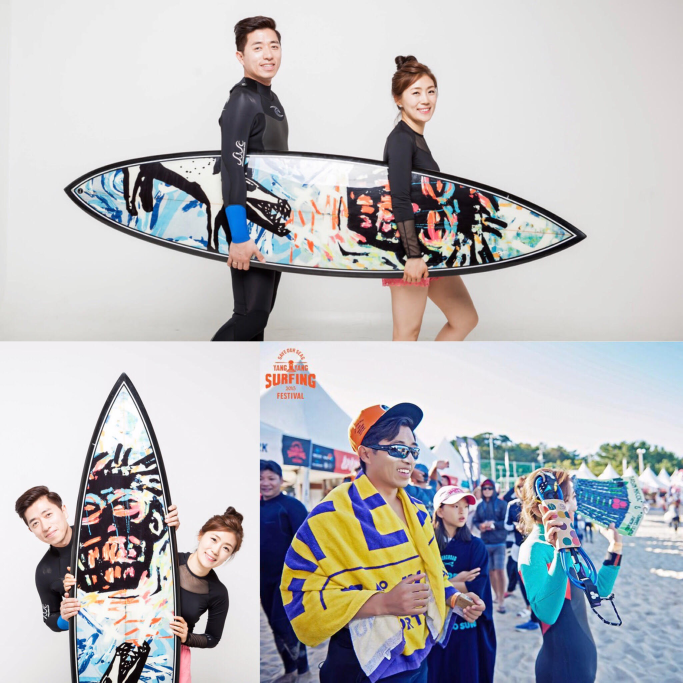
#> input picture en (Todo)/_packages/pillow/surfing_couple.jpg, 2048 x 2048 px (shown at 1/3 size)
$ python pillow_tutorial-using_the_image_class.py
#> lines starting #> are read from the running program, lines starting #| are printed output that depends on the picture
#!/usr/bin/env python3
# -*- coding: utf-8 -*-
"""
pillow_tutorial-using_the_image_class.py

Pillow Docs > Handbook > Tutorial > Using the Image class
  Pillow 6.0.0
  https://pypi.org/project/Pillow/

  Handbook
  https://pillow.readthedocs.io/en/latest/handbook/index.html

  Tutorial > Using the Image class
  https://pillow.readthedocs.io/en/latest/handbook/tutorial.html
---
Pillow is the friendly PIL fork.
PIL stands for Python Imaging Library.

Installation
  $ sudo pip3 install Pillow

"""
from PIL import Image

im = Image.open("surfing_couple.jpg")
#> im is the input picture: PIL image 2048x2048 RGB; mean R, G, B 185.2, 184.8, 187.8
print( im.format, im.size, im.mode )
#| JPEG (2048, 2048) RGB
#JPEG (2048, 2048) RGB
im.show()

# The standard version of show() is not very efficient,
#   since it saves the image to a temporary file and
#   calls a utility to display the image.
# If you don’t have an appropriate utility installed, it won’t even work.
# When it does work though, it is very handy for debugging and tests.

# Simple geometry transforms
out = im.resize( (128,128) )
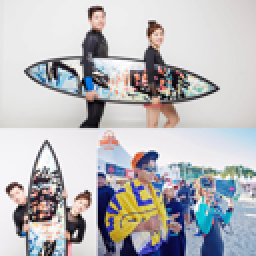
#> out: PIL image 128x128 RGB (shown 2 times larger); mean R, G, B 185.2, 184.8, 187.8
print( out.format, out.size, out.mode )
#| None (128, 128) RGB
# None (128, 128) RGB
